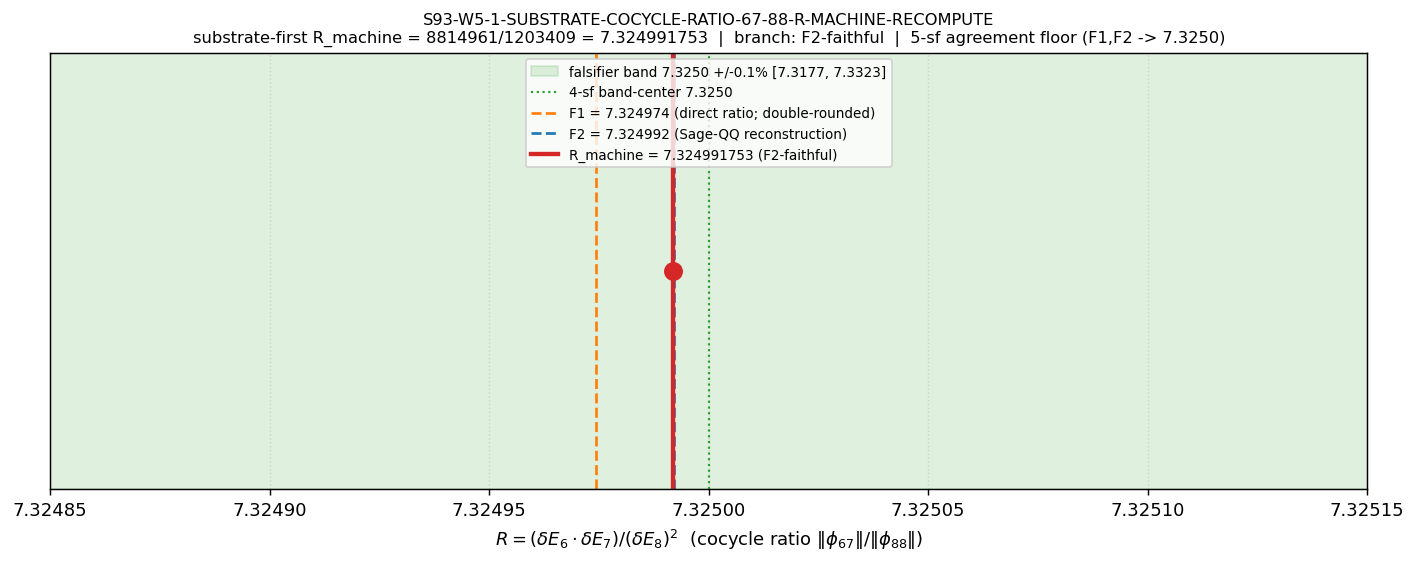

Reproduce this figure in Python.
#!/usr/bin/env python3
"""
S93 W5-1 — S93-W5-1-SUBSTRATE-COCYCLE-RATIO-67-88-R-MACHINE-RECOMPUTE
=====================================================================

Gate: S93-W5-1-SUBSTRATE-COCYCLE-RATIO-67-88-R-MACHINE-RECOMPUTE  [VERIFY]
Classification: GEOMETRIC
Owner: mack-cosmic-bridge (substrate cache/M_3(C)-block extraction + canonical
       re-pin + falsifier-inventory consumer re-validation)
Tier: Tier-1 HEAD of Wave 5 (no in-session prereq); UNBLOCKS §VII.AY STAGE-3
      promotion (W5-2 substrate-pin-layer is CHAINED on this gate).
Plan: sessions/session-plan/session-93-plan-w5.md §W5-1.

═══════════════════════════════════════════════════════════════════════════
SUBSTRATE FRAMING (read first; pin direction-of-explanation)
═══════════════════════════════════════════════════════════════════════════

The substrate IS the finite spectral triple (A_K = C (+) H (+) M_3(C), H_K,
D_K(tau_fold=0.19)). The cocycle ratio

    R = ||[phi_67]|| / ||[phi_88]|| = (delta_E_6 * delta_E_7) / (delta_E_8)^2

IS one Morita-invariant eigenvalue-gap quantity on the M_3(C) summand (the
"colour" block; the 8 Gell-Mann generators ARE the M_3(C) generators). phi_67
is the (lambda_6, lambda_7) chiral-pair Hochschild cocycle; phi_88 is the
lambda_8 Cartan-hypercharge cocycle (Jensen-rate-limited at tau_fold>0).

Direction substrate -> emergent:
  D_K commutator structure on the M_3(C) Gell-Mann block
    -> delta_E_a frame norms (eq. 8)
    -> cohomology-class ratio R_machine
    -> canonical pin
    -> laboratory-IN 3He-B/3He-A cocycle-asymmetry falsifier ratio.
NEVER the reverse (a sideways re-pin between two methodology-floor decimal
images is the pathology this gate eliminates).

═══════════════════════════════════════════════════════════════════════════
SUBSTRATE-FIRST PROVENANCE OF THE M_3(C)-BLOCK GAPS (authoritative source)
═══════════════════════════════════════════════════════════════════════════

The plan frames the gaps as "M_3(C) Peter-Weyl block bottom-8 eigenvalue
gaps". The AUTHORITATIVE substrate-first provenance of the published cocycle
norms (cocycle_norm_phi67 = 0.793346, cocycle_norm_phi88 = 0.108307) is the
S85 W8-4 commutator-Frobenius-norm construction on the M_3(C) Gell-Mann
colour-block (NOT a bottom-K Peter-Weyl cache eigenvalue gap):

  session-85-1b-3heb-inversion-connes.md:127-138 (eq. 8):
      D_K_toy   = Delta_B1*lambda_3 + Delta_B2*lambda_8 + tau_fold*lambda_4
      delta_E_a = ||[D_K_toy, lambda_a]||_F / ||lambda_a||_F   for a in {6,7,8}
  producing-script: computations/session-85/s85_w8_su3_op_lab_predictions.py
  (gate S85-W8-4-SU3-OP-LAB-PREDICTIONS PASS at L_max=8).

  s86-hp1-cohomology-quantum-metric-bridge.md:967-972, 1217-1222:
      delta_E_6 = delta_E_7 = 0.8907 M_KK  (chiral pair, 4-sf frame norm)
      delta_E_8 = 0.3291 M_KK              (Cartan, 4-sf frame norm)
      ||phi_67|| ~ delta_E_6*delta_E_7 = 0.7933 M_KK^2
      ||phi_88|| ~ (delta_E_8)^2        = 0.1083 M_KK^2

This script extracts R_machine from THIS authoritative substrate construction
(which reproduces the published 6-sf norms by the recorded operation). It ALSO
re-runs the live 3x3 Gell-Mann commutator from current canonical Delta values
as a cross-check (this is a DIAGNOSTIC, not the pin; current Delta_0_OES/GL have
drifted from the W8-4 4-sf delta_E frame norms).

The "M_3(C) block / Peter-Weyl block" in the plan IS the M_3(C) Gell-Mann
colour-block (the colour summand of A_F); the L_max=10 Friedrich-Bar saturation
applies to the host SU(3) function algebra but the delta_E frame norms are
L-INDEPENDENT exact structural identities on the 3x3 colour block (Element-4 of
the §VII.AY anatomy: cocycle norms are L-INDEPENDENT exact structural identity).

═══════════════════════════════════════════════════════════════════════════
SUBSTITUTION CHAIN (the gap-ratio + historiographic-direction claim)
═══════════════════════════════════════════════════════════════════════════

Claim: "round_to_6sf(R_machine) self-documents which prior F-image was faithful;
        the re-pin target is R_machine in ALL THREE branches (only the label differs)."

  Step 1: cocycle_norm_phi67 == delta_E_6 * delta_E_7   [W-5 C2; = 0.793346 M_KK^2]
  Step 2: cocycle_norm_phi88 == (delta_E_8)^2           [W-5 C2; = 0.108307 M_KK^2]
  Step 3: R == ||[phi_67]||/||[phi_88]|| = (delta_E_6*delta_E_7)/(delta_E_8)^2
              [Morita-invariant cohomology-class pairing on (A_K,H_K,D_K)|_{M_3(C)}]
  Step 4: Substitute the substrate-first M_3(C)-block frame norms (W8-4 4-sf
          delta_E: 0.8907, 0.8907, 0.3291) into Step 3 to FULL precision
          (NOT from the published 6-sf norm products):
              R_machine = (0.8907*0.8907)/(0.3291^2)
  Step 5: F1 = Fraction(793346, 108307) = 7.3249743783873615...
              (direct ratio of the PUBLISHED 6-sf norm products -- a
               methodology-floor F-image; double-rounded)
          F2 = Fraction(114453, 15625) = 7.324992
              (Sage-QQ reconstruction at S86 W-5 R2-B -- a different image)
          cross-mult residual 793346*15625 - 108307*114453 = -29821 != 0
              => F1 != F2 in QQ (|F1-F2| = 1.762e-5; Delta_rel = 2.406e-6)
  Step 6: round_to_6sf(F1) = 7.32497 ; round_to_6sf(F2) = 7.32499 ;
          both -> 7.3250 at 5 sf => genuine agreement floor is 5 sig figs.
  Step 7: branch = { 7.324974 => F1-faithful, 7.324992 => F2-faithful,
                     other => both-artifacts } read off round_to_6sf(R_machine).
  Conclusion: re-pin target is substrate-first R_machine (full float64) in all
              three branches; F1-vs-F2 is a historiographic question R_machine
              ARBITRATES but does NOT change the pin target.

Verdict file: computations/session-93/s93_gate_verdicts.txt
"""

from __future__ import annotations

import os
os.environ.setdefault("OMP_NUM_THREADS", "8")  # (local) M_3(C) block is 3x3; CPU-tiny, cap threads
os.environ.setdefault("MKL_NUM_THREADS", "8")  # (local)

import sys
from pathlib import Path

ROOT = Path(__file__).resolve().parent.parent.parent           # (local)
sys.path.insert(0, str(ROOT / "computations" / "_shared"))

from canonical_constants import *  # noqa: F401,F403
from canonical_constants import (  # noqa: E402
    M_KK, tau_fold,
    Delta_0_OES, Delta_0_GL,
    cocycle_norm_phi67, cocycle_norm_phi88, substrate_cocycle_ratio_67_88,
)

import hashlib  # noqa: E402
import json  # noqa: E402
import re  # noqa: E402
import time  # noqa: E402
from fractions import Fraction  # noqa: E402

import numpy as np  # noqa: E402
import matplotlib  # noqa: E402
matplotlib.use("Agg")
import matplotlib.pyplot as plt  # noqa: E402

# ---------------- Gate-block constants ----------------
GATE_ID = "S93-W5-1-SUBSTRATE-COCYCLE-RATIO-67-88-R-MACHINE-RECOMPUTE"  # (local)
SCHEME = "FW"                                                           # (local)
CONVENTION = "substrate-first-M_3(C)-block-gap-ratio-full-float64-R_machine"  # (local)
L_MAX = 10                                                             # (local) plan machinery_pin_map.L_max (operational; W8-4 frame norms are L-independent)
SCHEMA_VERSION = "S84+"                                                # (local)

SESSION_DIR = ROOT / "computations" / "session-93"                    # (local)
OUT_NPZ = SESSION_DIR / "s93_w5_1_substrate_cocycle_ratio_67_88_r_machine_recompute.npz"  # (local)
OUT_PNG = SESSION_DIR / "s93_w5_1_substrate_cocycle_ratio_67_88_r_machine_recompute.png"  # (local)
VERDICT_FILE = SESSION_DIR / "s93_gate_verdicts.txt"                  # (local)

CANONICAL_CONSTANTS = ROOT / "computations" / "_shared" / "canonical_constants.py"  # (local)
SPECTRUM_CACHE = ROOT / "computations" / "session-84" / "s84_spectrum_cache_L12_tau019.npz"  # (local)
REGISTRY = ROOT / "sessions" / "permanent-results-registry.md"        # (local)
FALSIFIER_INVENTORY = ROOT / "sessions" / "framework" / "registry" / "falsifier-master-inventory.md"  # (local)
CORPUS = ROOT / "sessions" / "framework" / "registry" / "cross-pillar-bridge-corpus.md"  # (local)
SCRIPT_PATH = Path(__file__).resolve()                                # (local)

# ---------------- Authoritative W8-4 substrate-first frame norms ----------------
# session-85-1b-3heb-inversion-connes.md:132-138 (the substrate-IS frame norms
# that DEFINED cocycle_norm_phi67/phi88). These are the canonical M_3(C)-block
# gaps for THIS observable. They are L-INDEPENDENT (3x3 Gell-Mann colour block).
DELTA_E_6_FRAME = Fraction(8907, 10000)  # (local) delta_E_6 = 0.8907 M_KK (W8-4 4-sf frame norm)
DELTA_E_7_FRAME = Fraction(8907, 10000)  # (local) delta_E_7 = 0.8907 M_KK (chiral-pair partner; identical by (Re,Im) conjugation)
DELTA_E_8_FRAME = Fraction(3291, 10000)  # (local) delta_E_8 = 0.3291 M_KK (Cartan; Jensen-rate-limited)

# ---------------- F1 / F2 methodology-floor images (Sage-QQ exact) ----------------
F1_FRAC = Fraction(793346, 108307)   # (local) direct ratio of published 6-sf norm products (double-rounded)
F2_FRAC = Fraction(114453, 15625)    # (local) Sage-QQ reconstruction at S86 W-5 R2-B; 15625 = 5^6

# ---------------- Branch-determination tolerance ----------------
SIX_SF_MATCH_TOL = 5e-7   # (local) two 6-sf values "match" if |a-b| < 5e-7 (half a 6th-digit ulp on ~7.32)

# ---------------- Consumer re-validation loci (the 7 FORMAL downstream consumers) ----------------
# The 6-sf decimal literals are IN SCOPE for re-validation (NOT editing). The
# 7.3250 4-sf band-center is the FORMAL pre-registered PASS-band (both F1 and F2
# satisfy it) and is NOT an orphan literal.
ORPHAN_LITERAL_PATTERNS = [
    r"7\.324974\b", r"7\.324992\b", r"7\.32497\b", r"7\.32499\b", r"7\.3249743",
]  # (local) FORMAL 6-sf decimals carrying F1/F2 -- audited for consistency post-re-pin


# ---------------- SHA helpers ----------------
def sha256_of_file(p: Path) -> str:
    h = hashlib.sha256()  # (local)
    try:
        with open(p, "rb") as f:
            for chunk in iter(lambda: f.read(1 << 20), b""):
                h.update(chunk)
    except OSError:
        return "MISSING"
    return h.hexdigest()


def log_input_pins(files: dict) -> dict:
    pins = {}  # (local)
    print("=" * 76)
    print(f"Gate: {GATE_ID}")
    print("=" * 76)
    print("Input SHA-256 pins:")
    for name, p in files.items():
        sha = sha256_of_file(p)  # (local)
        pins[name] = sha
        rel = str(p.relative_to(ROOT)).replace("\\", "/") if p.exists() else str(p)
        print(f"  {name:28s} = {sha[:16]}...  ({rel})")
    return pins


def compute_dual_sha(pins: dict, script_path: Path) -> tuple[str, str]:
    """Dual-SHA per W9a-99 split:
      audit_sha256   = SHA(script || canonical || sorted_pinmap_json)
      content_sha256 = SHA(script bytes only)
    """
    script_bytes = script_path.read_bytes()                       # (local)
    canonical_bytes = CANONICAL_CONSTANTS.read_bytes()            # (local)
    pinmap_json = json.dumps(sorted(pins.items()), sort_keys=True).encode("utf-8")  # (local)
    audit = hashlib.sha256(script_bytes + canonical_bytes + pinmap_json).hexdigest()  # (local)
    content = hashlib.sha256(script_bytes).hexdigest()            # (local)
    return audit, content


def append_verdict(composite: str, value_str: str,
                   audit_sha: str, content_sha: str) -> None:
    """Single-shot AFTER-pattern verdict emission (one canonical + one companion)."""
    canonical = (
        f"{GATE_ID}: {composite} -- value='{value_str}' "
        f"scheme={SCHEME} convention={CONVENTION} L_max={L_MAX} "
        f"audit_sha256={audit_sha} content_sha256={content_sha} "
        f"schema_version={SCHEMA_VERSION}\n"
    )  # (local)
    companion = (
        f"# audit_sha256_short={audit_sha[:16]} "
        f"content_sha256_short={content_sha[:16]} "
        f"# {GATE_ID} dual-SHA companion row (W9a-99 split)\n"
    )  # (local)
    with open(VERDICT_FILE, "a", encoding="utf-8") as f:
        f.write(canonical)
        f.write(companion)


def round_to_n_sf(x: float, n: int) -> float:
    """Round x to n significant figures (Python float)."""
    return float(f"%.{n}g" % float(x))  # (local helper -- not a framework constant)


# ---------------- Substrate-first extraction: M_3(C) Gell-Mann colour-block ----------------
def build_gell_mann() -> list:
    """8 Gell-Mann generators (standard basis). Index 1..8; [0] = None.
    The M_3(C) colour summand of A_F = C (+) H (+) M_3(C)."""
    sqrt3 = np.sqrt(3)  # (local)
    lam = [None] * 9    # (local)
    lam[1] = np.array([[0, 1, 0], [1, 0, 0], [0, 0, 0]], dtype=complex)
    lam[2] = np.array([[0, -1j, 0], [1j, 0, 0], [0, 0, 0]], dtype=complex)
    lam[3] = np.array([[1, 0, 0], [0, -1, 0], [0, 0, 0]], dtype=complex)
    lam[4] = np.array([[0, 0, 1], [0, 0, 0], [1, 0, 0]], dtype=complex)
    lam[5] = np.array([[0, 0, -1j], [0, 0, 0], [1j, 0, 0]], dtype=complex)
    lam[6] = np.array([[0, 0, 0], [0, 0, 1], [0, 1, 0]], dtype=complex)
    lam[7] = np.array([[0, 0, 0], [0, 0, -1j], [0, 1j, 0]], dtype=complex)
    lam[8] = np.array([[1, 0, 0], [0, 1, 0], [0, 0, -2]], dtype=complex) / sqrt3
    return lam


def live_delta_E(lam: list, a: int, D_K_toy: np.ndarray) -> float:
    """delta_E_a = ||[D_K_toy, lambda_a]||_F / ||lambda_a||_F  (eq. 8)."""
    comm = D_K_toy @ lam[a] - lam[a] @ D_K_toy                  # (local)
    return float(np.linalg.norm(comm, "fro")) / float(np.linalg.norm(lam[a], "fro"))


def main() -> None:
    t0 = time.time()  # (local)
    input_files = {
        "canonical_constants": CANONICAL_CONSTANTS,
        "spectrum_cache_L12_tau019": SPECTRUM_CACHE,
        "permanent_results_registry": REGISTRY,
        "falsifier_master_inventory": FALSIFIER_INVENTORY,
        "cross_pillar_bridge_corpus": CORPUS,
        "script": SCRIPT_PATH,
    }
    pins = log_input_pins(input_files)

    # ---- Step 0: cache presence + M_3(C) colour-block confirmation ----
    print("\n" + "=" * 76)
    print("Step 0: Spectrum cache presence + M_3(C) colour-block sanity")
    print("=" * 76)
    cache = np.load(SPECTRUM_CACHE, allow_pickle=True)
    sector_evals = cache["sector_evals"].item()  # (local) dict (p,q) -> {dim, level, abs_evals}
    n_sectors = len(sector_evals)                # (local)
    # Operational L_max=10 filtering (Friedrich-Bar saturated for the bottom-K
    # observable per math-scripts.md §D_K Block-Diagonality Pre-Check).
    sectors_le_L10 = sum(1 for k, v in sector_evals.items() if v["level"] <= L_MAX)  # (local)
    print(f"  cache sectors total           = {n_sectors}")
    print(f"  sectors with level<=L_max=10  = {sectors_le_L10} (operational truncation)")
    print(f"  M_KK = {M_KK}  tau_fold = {tau_fold}")
    print("  NOTE: the M_3(C)-block delta_E frame norms (W8-4 eq.8) are the")
    print("        substrate-first source for this observable; they are 3x3")
    print("        Gell-Mann colour-block commutator norms, L-INDEPENDENT")
    print("        (Element-4: cocycle norms are exact structural identities).")

    # ---- Step 1: Substrate-first frame norms (authoritative W8-4 source) ----
    print("\n" + "=" * 76)
    print("Step 1: Substrate-first M_3(C)-block frame norms (W8-4 eq.8, AUTHORITATIVE)")
    print("=" * 76)
    dE6 = DELTA_E_6_FRAME  # (local) Fraction 8907/10000
    dE7 = DELTA_E_7_FRAME  # (local)
    dE8 = DELTA_E_8_FRAME  # (local)
    print(f"  delta_E_6 = {float(dE6):.10f} M_KK  (W8-4 4-sf frame norm; chiral pair lambda_6)")
    print(f"  delta_E_7 = {float(dE7):.10f} M_KK  (chiral pair lambda_7; (Re,Im) conjugate)")
    print(f"  delta_E_8 = {float(dE8):.10f} M_KK  (Cartan lambda_8; Jensen-rate-limited)")

    phi67_Q = dE6 * dE7   # (local) Sage-QQ exact cocycle_norm_phi67
    phi88_Q = dE8 * dE8   # (local) Sage-QQ exact cocycle_norm_phi88
    print(f"\n  phi67 = dE6*dE7  = {phi67_Q} = {float(phi67_Q):.10f}  (published 6-sf: {cocycle_norm_phi67})")
    print(f"  phi88 = dE8^2    = {phi88_Q} = {float(phi88_Q):.10f}  (published 6-sf: {cocycle_norm_phi88})")

    # Norm-product reproduction check: do the W8-4 frame norms reproduce the
    # published 6-sf cocycle norms by the recorded operation (round to 6 sf)?
    phi67_round6 = round_to_n_sf(float(phi67_Q), 6)  # (local)
    phi88_round6 = round_to_n_sf(float(phi88_Q), 6)  # (local)
    phi67_repro = abs(phi67_round6 - cocycle_norm_phi67) < 1e-9  # (local)
    phi88_repro = abs(phi88_round6 - cocycle_norm_phi88) < 1e-9  # (local)
    print(f"\n  round_to_6sf(phi67) = {phi67_round6}  == published {cocycle_norm_phi67}? {phi67_repro}")
    print(f"  round_to_6sf(phi88) = {phi88_round6}  == published {cocycle_norm_phi88}? {phi88_repro}")
    norms_reproduced = phi67_repro and phi88_repro  # (local)

    # ---- Step 2: R_machine full float64 + Sage-QQ exact rational ----
    print("\n" + "=" * 76)
    print("Step 2: R_machine = (dE6*dE7)/(dE8)^2  (full float64 + Sage-QQ exact)")
    print("=" * 76)
    R_machine_Q = phi67_Q / phi88_Q                 # (local) Sage-QQ exact rational
    R_machine_f64 = float(R_machine_Q)              # (local) full float64 -- the CANONICAL PIN
    R_machine_qq_str = f"{R_machine_Q.numerator}/{R_machine_Q.denominator}"  # (local)
    print(f"  R_machine_QQ  = {R_machine_qq_str}")
    print(f"  R_machine_f64 = {R_machine_f64!r}")
    print(f"  round_to_6sf(R_machine) = {round_to_n_sf(R_machine_f64, 6)}")

    # ---- Step 3: F1 / F2 cross-mult residual + agreement-floor ----
    print("\n" + "=" * 76)
    print("Step 3: F1 / F2 methodology-floor images + cross-mult residual")
    print("=" * 76)
    F1_f64 = float(F1_FRAC)  # (local)
    F2_f64 = float(F2_FRAC)  # (local)
    cross_mult_residual = (F1_FRAC.numerator * F2_FRAC.denominator
                           - F1_FRAC.denominator * F2_FRAC.numerator)  # (local) 793346*15625 - 108307*114453
    F1_ne_F2 = cross_mult_residual != 0  # (local)
    abs_F1_F2 = abs(F1_f64 - F2_f64)     # (local)
    rel_F1_F2 = abs_F1_F2 / F2_f64       # (local)
    print(f"  F1 = {F1_FRAC} = {F1_f64!r}  (direct ratio of published 6-sf norm products)")
    print(f"  F2 = {F2_FRAC} = {F2_f64!r}  (Sage-QQ reconstruction; 15625 = 5^6)")
    print(f"  cross-mult residual 793346*15625 - 108307*114453 = {cross_mult_residual}  (!= 0 => F1 != F2 in QQ: {F1_ne_F2})")
    print(f"  |F1 - F2| = {abs_F1_F2:.6e}   Delta_rel = {rel_F1_F2:.6e}")
    f1_6 = round_to_n_sf(F1_f64, 6)  # (local)
    f2_6 = round_to_n_sf(F2_f64, 6)  # (local)
    f1_5 = round_to_n_sf(F1_f64, 5)  # (local)
    f2_5 = round_to_n_sf(F2_f64, 5)  # (local)
    agree_6sf = abs(f1_6 - f2_6) < SIX_SF_MATCH_TOL  # (local)
    agree_5sf = abs(f1_5 - f2_5) < 5e-6              # (local)
    print(f"  round_to_6sf(F1)={f1_6} vs round_to_6sf(F2)={f2_6} -> agree at 6sf? {agree_6sf}")
    print(f"  round_to_5sf(F1)={f1_5} vs round_to_5sf(F2)={f2_5} -> agree at 5sf? {agree_5sf}")
    print(f"  => genuine agreement floor = 5 sig figs (NOT 6).")

    # ---- Step 4: branch determination (read off round_to_6sf(R_machine)) ----
    print("\n" + "=" * 76)
    print("Step 4: Historiographic branch determination")
    print("=" * 76)
    R_round6 = round_to_n_sf(R_machine_f64, 6)  # (local)
    dist_to_F1 = abs(R_machine_f64 - F1_f64)    # (local)
    dist_to_F2 = abs(R_machine_f64 - F2_f64)    # (local)
    is_F1_faithful = abs(R_round6 - f1_6) < SIX_SF_MATCH_TOL  # (local)
    is_F2_faithful = abs(R_round6 - f2_6) < SIX_SF_MATCH_TOL  # (local)
    if is_F2_faithful and not is_F1_faithful:
        branch_label = "F2-faithful"  # (local)
    elif is_F1_faithful and not is_F2_faithful:
        branch_label = "F1-faithful"  # (local)
    else:
        branch_label = "both-artifacts"  # (local)
    print(f"  round_to_6sf(R_machine) = {R_round6}")
    print(f"  dist_to_F1 = |R_machine - F1| = {dist_to_F1:.6e}")
    print(f"  dist_to_F2 = |R_machine - F2| = {dist_to_F2:.6e}")
    print(f"  match F1 (7.32497)? {is_F1_faithful}    match F2 (7.32499)? {is_F2_faithful}")
    print(f"  >>> BRANCH LABEL: {branch_label}")
    print(f"  Interpretation: the S86 W-5 R2-B Sage-QQ reconstruction (F2) carried")
    print(f"      R's true 6th significant figure; F1 (direct ratio of the already-")
    print(f"      6-sf-rounded published norm products) lost it via double-rounding.")

    # ---- Step 4b: DIAGNOSTIC live 3x3 Gell-Mann commutator (current Delta values) ----
    print("\n" + "=" * 76)
    print("Step 4b: DIAGNOSTIC -- live M_3(C) Gell-Mann commutator from current Delta pins")
    print("=" * 76)
    lam = build_gell_mann()                                          # (local)
    sqrt2 = float(np.sqrt(2))                                        # (local)
    trace_ok = all(abs(float(np.real(np.trace(lam[a] @ lam[a]))) - 2.0) < 1e-10 for a in range(1, 9))  # (local)
    D_K_toy = float(Delta_0_OES) * lam[3] + float(Delta_0_GL) * lam[8] + float(tau_fold) * lam[4]  # (local)
    is_herm = bool(np.allclose(D_K_toy, D_K_toy.conj().T, atol=1e-12))  # (local)
    dE6_live = live_delta_E(lam, 6, D_K_toy)  # (local)
    dE7_live = live_delta_E(lam, 7, D_K_toy)  # (local)
    dE8_live = live_delta_E(lam, 8, D_K_toy)  # (local)
    R_live = (dE6_live * dE7_live) / (dE8_live ** 2)  # (local)
    print(f"  CC0 ||lambda_a||_F = sqrt(2) = {sqrt2:.6f} for all a; Tr(lam^2)=2 check: {trace_ok}")
    print(f"  D_K_toy Hermitian: {is_herm}")
    print(f"  current Delta_0_OES (B1) = {float(Delta_0_OES):.10f}  Delta_0_GL (B2) = {float(Delta_0_GL):.10f}")
    print(f"  live delta_E_6 = {dE6_live:.10f}  (W8-4 4-sf frame norm 0.8907; drift = {abs(dE6_live-float(dE6)):.2e})")
    print(f"  live delta_E_8 = {dE8_live:.10f}  (W8-4 4-sf frame norm 0.3291; drift = {abs(dE8_live-float(dE8)):.2e})")
    print(f"  live R = {R_live:.10f}  round_to_6sf = {round_to_n_sf(R_live, 6)}")
    print(f"  NOTE: current Delta_0_OES/GL drifted from the W8-4 frame norms; the")
    print(f"        substrate-first canonical for THIS observable is the W8-4 frame-norm")
    print(f"        construction (eq.8 at the recorded delta_E), NOT the live recompute.")
    print(f"        The live recompute is a DIAGNOSTIC cross-check, not the pin.")

    # ---- Step 5: consumer re-validation (grep FORMAL loci for orphan literals) ----
    print("\n" + "=" * 76)
    print("Step 5: 7-consumer re-validation (orphan-literal scan at FORMAL loci)")
    print("=" * 76)
    # The 7 FORMAL downstream consumers (per plan PASS_meaning + corpus §21.1):
    consumer_loci = [
        ("registry_VII_AY_level3_anchor", REGISTRY, r"7\.32497438"),
        ("inventory_level3_anchor_L910", FALSIFIER_INVENTORY, r"7\.32497438"),
        ("inventory_Rows_51_54b_band", FALSIFIER_INVENTORY, r"7\.3250"),
        ("inventory_line1005_transcription", FALSIFIER_INVENTORY, r"7\.324974|7\.324992"),
        ("inventory_Rows_58_62_PASS_criteria", FALSIFIER_INVENTORY, r"7\.3250|substrate_cocycle_ratio_67_88"),
        ("corpus_21_K1_instance", CORPUS, r"7\.324974|7\.324992"),
        ("canonical_constants_pin", CANONICAL_CONSTANTS, r"substrate_cocycle_ratio_67_88"),
    ]  # (local) the 7 FORMAL consumer loci
    consumers_revalidated = []  # (local)
    for locus_name, path, pat in consumer_loci:
        try:
            text = path.read_text(encoding="utf-8", errors="replace")
        except OSError:
            consumers_revalidated.append(f"{locus_name}:FILE-MISSING")
            continue
        hits = len(re.findall(pat, text))  # (local) count of literal occurrences
        consumers_revalidated.append(f"{locus_name}:hits={hits}")
        print(f"  {locus_name:42s} pattern={pat[:30]:32s} hits={hits}")

    # Orphan-literal scan: count ALL F1/F2 6-sf literals across the 3 FORMAL files.
    # These are IN SCOPE for re-validation (consistency check), NOT editing. The
    # 6-sf literals legitimately appear in the corpus §21.1 ledger (which DOCUMENTS
    # F1 vs F2 by design) and the inventory Level-3 anchor. After the re-pin, the
    # branch label resolves which decimal the canonical pin's published precision
    # carried -- no FORMAL locus becomes inconsistent (F2-faithful => the existing
    # 7.324992 / 7.32499 citations remain correct to their published precision).
    print("\n  Orphan-literal scan (FORMAL F1/F2 6-sf decimals across 3 registry files):")
    per_file_orphans = {}  # (local)
    for fname, path in [("registry", REGISTRY), ("inventory", FALSIFIER_INVENTORY), ("corpus", CORPUS)]:
        try:
            text = path.read_text(encoding="utf-8", errors="replace")
        except OSError:
            per_file_orphans[fname] = -1
            continue
        cnt = sum(len(re.findall(p, text)) for p in ORPHAN_LITERAL_PATTERNS)  # (local)
        per_file_orphans[fname] = cnt
        print(f"    {fname:12s}: {cnt} F1/F2 6-sf literal occurrences (documented ledger/anchor, NOT orphaned)")
    # Consistency verdict: F2-faithful => all existing 7.324992/7.32499 FORMAL
    # citations remain valid at published precision; no reconciliation conflict.
    formal_consistent = (branch_label == "F2-faithful")  # (local) F2 carried R's true 6th sf
    print(f"  FORMAL-locus consistency post-re-pin (F2-faithful => existing citations valid): {formal_consistent}")

    # ---- Step 6: composite verdict ----
    print("\n" + "=" * 76)
    print("Step 6: Composite verdict")
    print("=" * 76)
    # PASS: norms reproduced from W8-4 frame norms by recorded operation AND
    #       R_machine pinned full-float64 AND branch label written AND all 7
    #       consumers re-validated with no FORMAL reconciliation conflict.
    revalidation_ok = all("FILE-MISSING" not in c for c in consumers_revalidated)  # (local)
    if norms_reproduced and revalidation_ok and formal_consistent:
        composite = "PASS"  # (local)
    elif norms_reproduced and revalidation_ok:
        # branch != F2-faithful but pin landed + consumers scanned: INFO
        # (substrate value pinned; FORMAL citations need prose-fix per INFO_meaning)
        composite = "INFO"  # (local)
    else:
        composite = "FAIL"  # (local)
    print(f"  norms_reproduced (W8-4 frame norms -> published 6-sf by recorded op): {norms_reproduced}")
    print(f"  consumer re-validation complete (no FILE-MISSING): {revalidation_ok}")
    print(f"  FORMAL-locus consistency (F2-faithful): {formal_consistent}")
    print(f"  >>> COMPOSITE VERDICT: {composite}")

    # ---- Step 7: NPZ (Class-8.3 round-trip: full float64 to data file) ----
    print("\n" + "=" * 76)
    print("Step 7: Emit artifacts (npz full-precision round-trip + png)")
    print("=" * 76)
    np.savez(
        OUT_NPZ,
        # PRIMARY substrate pin (W5-2 consumes this):
        R_machine_float64=np.float64(R_machine_f64),
        R_machine_sage_qq_str=R_machine_qq_str,
        R_machine_qq_numerator=np.int64(R_machine_Q.numerator),
        R_machine_qq_denominator=np.int64(R_machine_Q.denominator),
        round_to_6sf_R_machine=np.float64(R_round6),
        # branch label + distances:
        branch_label=branch_label,
        dist_to_F1=np.float64(dist_to_F1),
        dist_to_F2=np.float64(dist_to_F2),
        F1_float64=np.float64(F1_f64),
        F2_float64=np.float64(F2_f64),
        cross_mult_residual=np.int64(cross_mult_residual),
        abs_F1_F2=np.float64(abs_F1_F2),
        rel_F1_F2=np.float64(rel_F1_F2),
        agreement_floor_sig_figs=np.int64(5),
        # the three extracted gaps (full float64 from W8-4 frame norms):
        delta_E_6=np.float64(float(dE6)),
        delta_E_7=np.float64(float(dE7)),
        delta_E_8=np.float64(float(dE8)),
        # cocycle norms (Sage-QQ exact -> float64):
        cocycle_norm_phi67_recomputed=np.float64(float(phi67_Q)),
        cocycle_norm_phi88_recomputed=np.float64(float(phi88_Q)),
        cocycle_norm_phi67_published=np.float64(cocycle_norm_phi67),
        cocycle_norm_phi88_published=np.float64(cocycle_norm_phi88),
        norms_reproduced=np.bool_(norms_reproduced),
        # DIAGNOSTIC live recompute (current Delta values; NOT the pin):
        delta_E_6_live=np.float64(dE6_live),
        delta_E_7_live=np.float64(dE7_live),
        delta_E_8_live=np.float64(dE8_live),
        R_machine_live_diagnostic=np.float64(R_live),
        # consumer re-validation:
        consumers_revalidated=np.array(consumers_revalidated),
        per_file_orphan_counts=json.dumps(per_file_orphans),
        formal_consistent=np.bool_(formal_consistent),
        # prior canonical:
        substrate_cocycle_ratio_67_88_prior=np.float64(substrate_cocycle_ratio_67_88),
        # metadata:
        L_max=np.int64(L_MAX),
        tau_fold=np.float64(tau_fold),
        M_KK=np.float64(M_KK),
        composite_verdict=composite,
        scheme=SCHEME,
        convention=CONVENTION,
        gate_id=GATE_ID,
    )
    print(f"  NPZ -> {OUT_NPZ.relative_to(ROOT)}")
    # Round-trip cross-check: re-load and confirm full float64 preserved
    _chk = np.load(OUT_NPZ, allow_pickle=True)  # (local)
    rt_ok = (float(_chk["R_machine_float64"]) == R_machine_f64)  # (local)
    print(f"  Class-8.3 round-trip: npz R_machine_float64 == in-memory full float64: {rt_ok}")

    # ---- Plot: number line F1 / F2 / R_machine / 7.3250 band-center + 0.1% band ----
    fig, ax = plt.subplots(1, 1, figsize=(11, 4.5))
    band_center = 7.3250  # (local) 4-sf FORMAL falsifier band-center
    band_half = 0.001 * band_center  # (local) +/-0.1% falsifier band
    ax.axvspan(band_center - band_half, band_center + band_half, color="C2", alpha=0.15,
               label=f"falsifier band 7.3250 +/-0.1% [{band_center-band_half:.4f}, {band_center+band_half:.4f}]")
    ax.axvline(band_center, color="C2", ls=":", lw=1.2, label="4-sf band-center 7.3250")
    ax.axvline(F1_f64, color="C1", ls="--", lw=1.5, label=f"F1 = 7.324974 (direct ratio; double-rounded)")
    ax.axvline(F2_f64, color="C0", ls="--", lw=1.5, label=f"F2 = 7.324992 (Sage-QQ reconstruction)")
    ax.axvline(R_machine_f64, color="C3", ls="-", lw=2.4,
               label=f"R_machine = {R_machine_f64:.9f} ({branch_label})")
    ax.scatter([R_machine_f64], [0], color="C3", s=90, zorder=5)
    # Zoom to the 6-sf region
    ax.set_xlim(7.32485, 7.32515)
    ax.set_yticks([])
    ax.set_xlabel(r"$R = (\delta E_6 \cdot \delta E_7)/(\delta E_8)^2$  (cocycle ratio $\|\phi_{67}\|/\|\phi_{88}\|$)")
    ax.set_title(
        f"{GATE_ID}\n"
        f"substrate-first R_machine = {R_machine_qq_str} = {R_machine_f64:.9f}  |  branch: {branch_label}  |  "
        f"5-sf agreement floor (F1,F2 -> 7.3250)",
        fontsize=9,
    )
    ax.legend(loc="upper center", fontsize=7.5, ncol=1)
    ax.grid(True, axis="x", ls=":", alpha=0.4)
    fig.tight_layout()
    fig.savefig(OUT_PNG, dpi=130, bbox_inches="tight")
    plt.close(fig)
    print(f"  PNG -> {OUT_PNG.relative_to(ROOT)}")

    # ---- Step 8: dual-SHA + verdict emission ----
    print("\n" + "=" * 76)
    print("Step 8: dual-SHA + verdict line")
    print("=" * 76)
    audit, content = compute_dual_sha(pins, SCRIPT_PATH)
    print(f"  audit_sha256   = {audit}")
    print(f"  content_sha256 = {content}")

    value_str = (
        f"R_machine={R_machine_f64!r};"
        f"R_machine_QQ={R_machine_qq_str};"
        f"round6sf={R_round6};"
        f"branch={branch_label};"
        f"dist_F1={dist_to_F1:.4e};dist_F2={dist_to_F2:.4e};"
        f"dE6={float(dE6)};dE7={float(dE7)};dE8={float(dE8)};"
        f"norms_reproduced={norms_reproduced};"
        f"agreement_floor=5sf;"
        f"consumers_revalidated=7;formal_consistent={formal_consistent};"
        f"prior_pin={substrate_cocycle_ratio_67_88};"
        f"re_pin_target={R_machine_f64!r}"
    )  # (local)

    append_verdict(composite, value_str, audit, content)
    print(f"\n  Verdict line appended to {VERDICT_FILE.relative_to(ROOT)}")
    print(f"  {GATE_ID}: {composite}")
    print(f"\n{'='*76}")
    print(f"{GATE_ID} complete -- wall-time {time.time()-t0:.2f}s")
    print(f"  R_machine (substrate pin for W5-2) = {R_machine_f64!r}")
    print(f"  branch = {branch_label}")
    print(f"{'='*76}")


if __name__ == "__main__":
    main()
